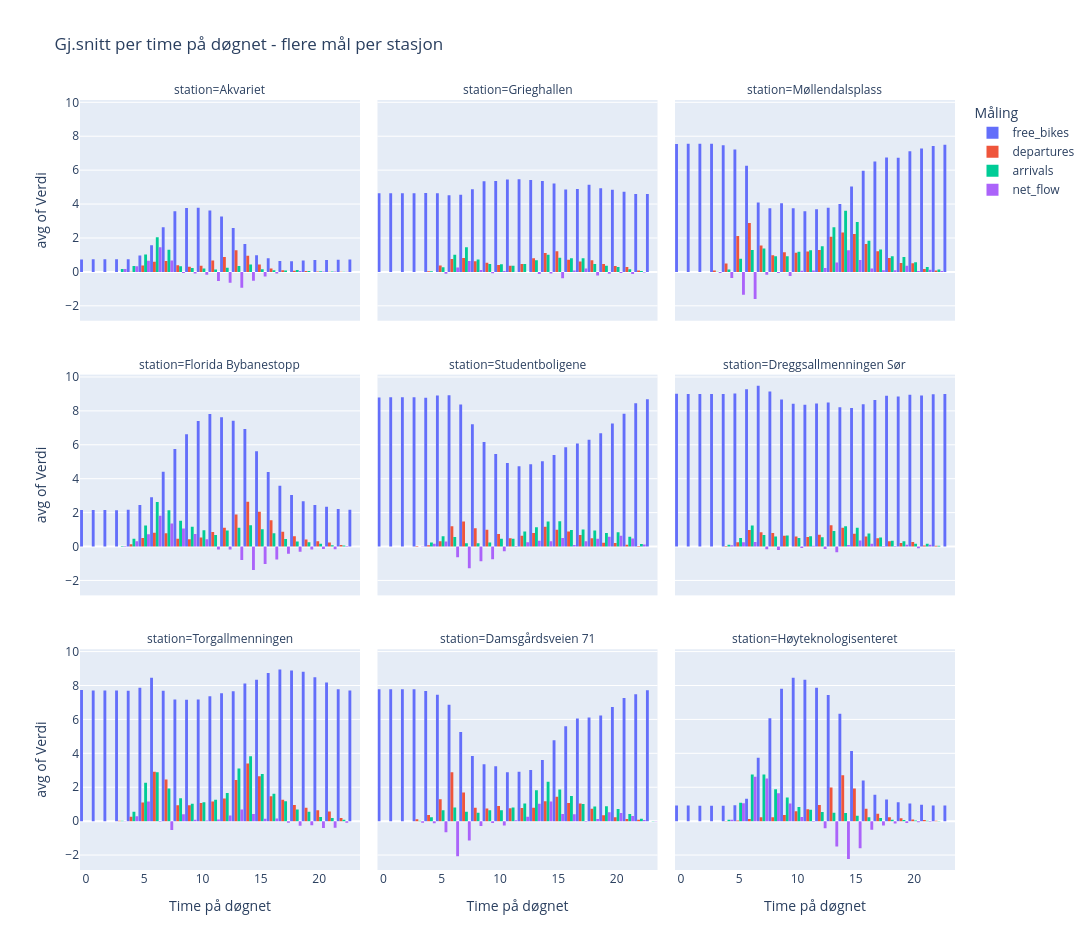

Write notebook code for a chart like this one.
### Code cell
metrics = ["free_bikes", "departures", "arrivals", "net_flow"]
use_metrics = [m for m in metrics if m in df_eda.columns]

plot_df = df_eda.melt(
    id_vars=["station", "hour_of_day"],
    value_vars=use_metrics,
    var_name="metric",
    value_name="value",
)

fig = px.histogram(
    plot_df,
    x="hour_of_day", y="value", histfunc="avg",
    color="metric",
    facet_col="station", facet_col_wrap=3,
    category_orders={"hour_of_day": list(range(24))},
    title="Gj.snitt per time på døgnet - flere mål per stasjon",
    labels={"hour_of_day":"Time på døgnet", "value":"Verdi", "metric":"Måling"},
)
fig.update_layout(barmode="group", bargap=0.02, showlegend=True, height=950, width=1200)
fig.update_traces(marker_line_width=0)
fig.show()

#fig.write_image(str(FIG / "Mean_per_time_ekstra.png"), scale=2, width=1100, height=600)

### Figure 1 — Plotly figure (JSON) as saved in the notebook; plotly's stock layout.template omitted (floating-point values rounded to 4 significant figures; data arrays with more than 128 entries replaced by an {"elided": "..."} marker saying what was removed)
{"data": [{"bingroup": "x", "histfunc": "avg", "hovertemplate": "Måling=free_bikes<br>station=Akvariet<br>Time på døgnet=%{x}<br>avg of Verdi=%{y}<extra></extra>", "legendgroup": "free_bikes", "marker": {"color": "#636efa", "line": {"width": 0}, "pattern": {"shape": ""}}, "name": "free_bikes", "orientation": "v", "showlegend": true, "type": "histogram", "x": {"elided": "4093 int values"}, "xaxis": "x7", "y": {"elided": "4093 float values"}, "yaxis": "y7"}, {"bingroup": "x", "histfunc": "avg", "hovertemplate": "Måling=free_bikes<br>station=Grieghallen<br>Time på døgnet=%{x}<br>avg of Verdi=%{y}<extra></extra>", "legendgroup": "free_bikes", "marker": {"color": "#636efa", "line": {"width": 0}, "pattern": {"shape": ""}}, "name": "free_bikes", "orientation": "v", "showlegend": false, "type": "histogram", "x": {"elided": "4092 int values"}, "xaxis": "x8", "y": {"elided": "4092 float values"}, "yaxis": "y8"}, {"bingroup": "x", "histfunc": "avg", "hovertemplate": "Måling=free_bikes<br>station=Møllendalsplass<br>Time på døgnet=%{x}<br>avg of Verdi=%{y}<extra></extra>", "legendgroup": "free_bikes", "marker": {"color": "#636efa", "line": {"width": 0}, "pattern": {"shape": ""}}, "name": "free_bikes", "orientation": "v", "showlegend": false, "type": "histogram", "x": {"elided": "4093 int values"}, "xaxis": "x9", "y": {"elided": "4093 float values"}, "yaxis": "y9"}, {"bingroup": "x", "histfunc": "avg", "hovertemplate": "Måling=free_bikes<br>station=Florida Bybanestopp<br>Time på døgnet=%{x}<br>avg of Verdi=%{y}<extra></extra>", "legendgroup": "free_bikes", "marker": {"color": "#636efa", "line": {"width": 0}, "pattern": {"shape": ""}}, "name": "free_bikes", "orientation": "v", "showlegend": false, "type": "histogram", "x": {"elided": "4093 int values"}, "xaxis": "x4", "y": {"elided": "4093 float values"}, "yaxis": "y4"}, {"bingroup": "x", "histfunc": "avg", "hovertemplate": "Måling=free_bikes<br>station=Studentboligene<br>Time på døgnet=%{x}<br>avg of Verdi=%{y}<extra></extra>", "legendgroup": "free_bikes", "marker": {"color": "#636efa", "line": {"width": 0}, "pattern": {"shape": ""}}, "name": "free_bikes", "orientation": "v", "showlegend": false, "type": "histogram", "x": {"elided": "4093 int values"}, "xaxis": "x5", "y": {"elided": "4093 float values"}, "yaxis": "y5"}, {"bingroup": "x", "histfunc": "avg", "hovertemplate": "Måling=free_bikes<br>station=Dreggsallmenningen Sør<br>Time på døgnet=%{x}<br>avg of Verdi=%{y}<extra></extra>", "legendgroup": "free_bikes", "marker": {"color": "#636efa", "line": {"width": 0}, "pattern": {"shape": ""}}, "name": "free_bikes", "orientation": "v", "showlegend": false, "type": "histogram", "x": {"elided": "4093 int values"}, "xaxis": "x6", "y": {"elided": "4093 float values"}, "yaxis": "y6"}, {"bingroup": "x", "histfunc": "avg", "hovertemplate": "Måling=free_bikes<br>station=Torgallmenningen<br>Time på døgnet=%{x}<br>avg of Verdi=%{y}<extra></extra>", "legendgroup": "free_bikes", "marker": {"color": "#636efa", "line": {"width": 0}, "pattern": {"shape": ""}}, "name": "free_bikes", "orientation": "v", "showlegend": false, "type": "histogram", "x": {"elided": "4093 int values"}, "xaxis": "x", "y": {"elided": "4093 float values"}, "yaxis": "y"}, {"bingroup": "x", "histfunc": "avg", "hovertemplate": "Måling=free_bikes<br>station=Damsgårdsveien 71<br>Time på døgnet=%{x}<br>avg of Verdi=%{y}<extra></extra>", "legendgroup": "free_bikes", "marker": {"color": "#636efa", "line": {"width": 0}, "pattern": {"shape": ""}}, "name": "free_bikes", "orientation": "v", "showlegend": false, "type": "histogram", "x": {"elided": "4093 int values"}, "xaxis": "x2", "y": {"elided": "4093 float values"}, "yaxis": "y2"}, {"bingroup": "x", "histfunc": "avg", "hovertemplate": "Måling=free_bikes<br>station=Høyteknologisenteret<br>Time på døgnet=%{x}<br>avg of Verdi=%{y}<extra></extra>", "legendgroup": "free_bikes", "marker": {"color": "#636efa", "line": {"width": 0}, "pattern": {"shape": ""}}, "name": "free_bikes", "orientation": "v", "showlegend": false, "type": "histogram", "x": {"elided": "4092 int values"}, "xaxis": "x3", "y": {"elided": "4092 float values"}, "yaxis": "y3"}, {"bingroup": "x", "histfunc": "avg", "hovertemplate": "Måling=departures<br>station=Akvariet<br>Time på døgnet=%{x}<br>avg of Verdi=%{y}<extra></extra>", "legendgroup": "departures", "marker": {"color": "#EF553B", "line": {"width": 0}, "pattern": {"shape": ""}}, "name": "departures", "orientation": "v", "showlegend": true, "type": "histogram", "x": {"elided": "4093 int values"}, "xaxis": "x7", "y": {"elided": "4093 float values"}, "yaxis": "y7"}, {"bingroup": "x", "histfunc": "avg", "hovertemplate": "Måling=departures<br>station=Grieghallen<br>Time på døgnet=%{x}<br>avg of Verdi=%{y}<extra></extra>", "legendgroup": "departures", "marker": {"color": "#EF553B", "line": {"width": 0}, "pattern": {"shape": ""}}, "name": "departures", "orientation": "v", "showlegend": false, "type": "histogram", "x": {"elided": "4092 int values"}, "xaxis": "x8", "y": {"elided": "4092 float values"}, "yaxis": "y8"}, {"bingroup": "x", "histfunc": "avg", "hovertemplate": "Måling=departures<br>station=Møllendalsplass<br>Time på døgnet=%{x}<br>avg of Verdi=%{y}<extra></extra>", "legendgroup": "departures", "marker": {"color": "#EF553B", "line": {"width": 0}, "pattern": {"shape": ""}}, "name": "departures", "orientation": "v", "showlegend": false, "type": "histogram", "x": {"elided": "4093 int values"}, "xaxis": "x9", "y": {"elided": "4093 float values"}, "yaxis": "y9"}, {"bingroup": "x", "histfunc": "avg", "hovertemplate": "Måling=departures<br>station=Florida Bybanestopp<br>Time på døgnet=%{x}<br>avg of Verdi=%{y}<extra></extra>", "legendgroup": "departures", "marker": {"color": "#EF553B", "line": {"width": 0}, "pattern": {"shape": ""}}, "name": "departures", "orientation": "v", "showlegend": false, "type": "histogram", "x": {"elided": "4093 int values"}, "xaxis": "x4", "y": {"elided": "4093 float values"}, "yaxis": "y4"}, {"bingroup": "x", "histfunc": "avg", "hovertemplate": "Måling=departures<br>station=Studentboligene<br>Time på døgnet=%{x}<br>avg of Verdi=%{y}<extra></extra>", "legendgroup": "departures", "marker": {"color": "#EF553B", "line": {"width": 0}, "pattern": {"shape": ""}}, "name": "departures", "orientation": "v", "showlegend": false, "type": "histogram", "x": {"elided": "4093 int values"}, "xaxis": "x5", "y": {"elided": "4093 float values"}, "yaxis": "y5"}, {"bingroup": "x", "histfunc": "avg", "hovertemplate": "Måling=departures<br>station=Dreggsallmenningen Sør<br>Time på døgnet=%{x}<br>avg of Verdi=%{y}<extra></extra>", "legendgroup": "departures", "marker": {"color": "#EF553B", "line": {"width": 0}, "pattern": {"shape": ""}}, "name": "departures", "orientation": "v", "showlegend": false, "type": "histogram", "x": {"elided": "4093 int values"}, "xaxis": "x6", "y": {"elided": "4093 float values"}, "yaxis": "y6"}, {"bingroup": "x", "histfunc": "avg", "hovertemplate": "Måling=departures<br>station=Torgallmenningen<br>Time på døgnet=%{x}<br>avg of Verdi=%{y}<extra></extra>", "legendgroup": "departures", "marker": {"color": "#EF553B", "line": {"width": 0}, "pattern": {"shape": ""}}, "name": "departures", "orientation": "v", "showlegend": false, "type": "histogram", "x": {"elided": "4093 int values"}, "xaxis": "x", "y": {"elided": "4093 float values"}, "yaxis": "y"}, {"bingroup": "x", "histfunc": "avg", "hovertemplate": "Måling=departures<br>station=Damsgårdsveien 71<br>Time på døgnet=%{x}<br>avg of Verdi=%{y}<extra></extra>", "legendgroup": "departures", "marker": {"color": "#EF553B", "line": {"width": 0}, "pattern": {"shape": ""}}, "name": "departures", "orientation": "v", "showlegend": false, "type": "histogram", "x": {"elided": "4093 int values"}, "xaxis": "x2", "y": {"elided": "4093 float values"}, "yaxis": "y2"}, {"bingroup": "x", "histfunc": "avg", "hovertemplate": "Måling=departures<br>station=Høyteknologisenteret<br>Time på døgnet=%{x}<br>avg of Verdi=%{y}<extra></extra>", "legendgroup": "departures", "marker": {"color": "#EF553B", "line": {"width": 0}, "pattern": {"shape": ""}}, "name": "departures", "orientation": "v", "showlegend": false, "type": "histogram", "x": {"elided": "4092 int values"}, "xaxis": "x3", "y": {"elided": "4092 float values"}, "yaxis": "y3"}, {"bingroup": "x", "histfunc": "avg", "hovertemplate": "Måling=arrivals<br>station=Akvariet<br>Time på døgnet=%{x}<br>avg of Verdi=%{y}<extra></extra>", "legendgroup": "arrivals", "marker": {"color": "#00cc96", "line": {"width": 0}, "pattern": {"shape": ""}}, "name": "arrivals", "orientation": "v", "showlegend": true, "type": "histogram", "x": {"elided": "4093 int values"}, "xaxis": "x7", "y": {"elided": "4093 float values"}, "yaxis": "y7"}, {"bingroup": "x", "histfunc": "avg", "hovertemplate": "Måling=arrivals<br>station=Grieghallen<br>Time på døgnet=%{x}<br>avg of Verdi=%{y}<extra></extra>", "legendgroup": "arrivals", "marker": {"color": "#00cc96", "line": {"width": 0}, "pattern": {"shape": ""}}, "name": "arrivals", "orientation": "v", "showlegend": false, "type": "histogram", "x": {"elided": "4092 int values"}, "xaxis": "x8", "y": {"elided": "4092 float values"}, "yaxis": "y8"}, {"bingroup": "x", "histfunc": "avg", "hovertemplate": "Måling=arrivals<br>station=Møllendalsplass<br>Time på døgnet=%{x}<br>avg of Verdi=%{y}<extra></extra>", "legendgroup": "arrivals", "marker": {"color": "#00cc96", "line": {"width": 0}, "pattern": {"shape": ""}}, "name": "arrivals", "orientation": "v", "showlegend": false, "type": "histogram", "x": {"elided": "4093 int values"}, "xaxis": "x9", "y": {"elided": "4093 float values"}, "yaxis": "y9"}, {"bingroup": "x", "histfunc": "avg", "hovertemplate": "Måling=arrivals<br>station=Florida Bybanestopp<br>Time på døgnet=%{x}<br>avg of Verdi=%{y}<extra></extra>", "legendgroup": "arrivals", "marker": {"color": "#00cc96", "line": {"width": 0}, "pattern": {"shape": ""}}, "name": "arrivals", "orientation": "v", "showlegend": false, "type": "histogram", "x": {"elided": "4093 int values"}, "xaxis": "x4", "y": {"elided": "4093 float values"}, "yaxis": "y4"}, {"bingroup": "x", "histfunc": "avg", "hovertemplate": "Måling=arrivals<br>station=Studentboligene<br>Time på døgnet=%{x}<br>avg of Verdi=%{y}<extra></extra>", "legendgroup": "arrivals", "marker": {"color": "#00cc96", "line": {"width": 0}, "pattern": {"shape": ""}}, "name": "arrivals", "orientation": "v", "showlegend": false, "type": "histogram", "x": {"elided": "4093 int values"}, "xaxis": "x5", "y": {"elided": "4093 float values"}, "yaxis": "y5"}, {"bingroup": "x", "histfunc": "avg", "hovertemplate": "Måling=arrivals<br>station=Dreggsallmenningen Sør<br>Time på døgnet=%{x}<br>avg of Verdi=%{y}<extra></extra>", "legendgroup": "arrivals", "marker": {"color": "#00cc96", "line": {"width": 0}, "pattern": {"shape": ""}}, "name": "arrivals", "orientation": "v", "showlegend": false, "type": "histogram", "x": {"elided": "4093 int values"}, "xaxis": "x6", "y": {"elided": "4093 float values"}, "yaxis": "y6"}, {"bingroup": "x", "histfunc": "avg", "hovertemplate": "Måling=arrivals<br>station=Torgallmenningen<br>Time på døgnet=%{x}<br>avg of Verdi=%{y}<extra></extra>", "legendgroup": "arrivals", "marker": {"color": "#00cc96", "line": {"width": 0}, "pattern": {"shape": ""}}, "name": "arrivals", "orientation": "v", "showlegend": false, "type": "histogram", "x": {"elided": "4093 int values"}, "xaxis": "x", "y": {"elided": "4093 float values"}, "yaxis": "y"}, {"bingroup": "x", "histfunc": "avg", "hovertemplate": "Måling=arrivals<br>station=Damsgårdsveien 71<br>Time på døgnet=%{x}<br>avg of Verdi=%{y}<extra></extra>", "legendgroup": "arrivals", "marker": {"color": "#00cc96", "line": {"width": 0}, "pattern": {"shape": ""}}, "name": "arrivals", "orientation": "v", "showlegend": false, "type": "histogram", "x": {"elided": "4093 int values"}, "xaxis": "x2", "y": {"elided": "4093 float values"}, "yaxis": "y2"}, {"bingroup": "x", "histfunc": "avg", "hovertemplate": "Måling=arrivals<br>station=Høyteknologisenteret<br>Time på døgnet=%{x}<br>avg of Verdi=%{y}<extra></extra>", "legendgroup": "arrivals", "marker": {"color": "#00cc96", "line": {"width": 0}, "pattern": {"shape": ""}}, "name": "arrivals", "orientation": "v", "showlegend": false, "type": "histogram", "x": {"elided": "4092 int values"}, "xaxis": "x3", "y": {"elided": "4092 float values"}, "yaxis": "y3"}, {"bingroup": "x", "histfunc": "avg", "hovertemplate": "Måling=net_flow<br>station=Akvariet<br>Time på døgnet=%{x}<br>avg of Verdi=%{y}<extra></extra>", "legendgroup": "net_flow", "marker": {"color": "#ab63fa", "line": {"width": 0}, "pattern": {"shape": ""}}, "name": "net_flow", "orientation": "v", "showlegend": true, "type": "histogram", "x": {"elided": "4093 int values"}, "xaxis": "x7", "y": {"elided": "4093 float values"}, "yaxis": "y7"}, {"bingroup": "x", "histfunc": "avg", "hovertemplate": "Måling=net_flow<br>station=Grieghallen<br>Time på døgnet=%{x}<br>avg of Verdi=%{y}<extra></extra>", "legendgroup": "net_flow", "marker": {"color": "#ab63fa", "line": {"width": 0}, "pattern": {"shape": ""}}, "name": "net_flow", "orientation": "v", "showlegend": false, "type": "histogram", "x": {"elided": "4092 int values"}, "xaxis": "x8", "y": {"elided": "4092 float values"}, "yaxis": "y8"}, {"bingroup": "x", "histfunc": "avg", "hovertemplate": "Måling=net_flow<br>station=Møllendalsplass<br>Time på døgnet=%{x}<br>avg of Verdi=%{y}<extra></extra>", "legendgroup": "net_flow", "marker": {"color": "#ab63fa", "line": {"width": 0}, "pattern": {"shape": ""}}, "name": "net_flow", "orientation": "v", "showlegend": false, "type": "histogram", "x": {"elided": "4093 int values"}, "xaxis": "x9", "y": {"elided": "4093 float values"}, "yaxis": "y9"}, {"bingroup": "x", "histfunc": "avg", "hovertemplate": "Måling=net_flow<br>station=Florida Bybanestopp<br>Time på døgnet=%{x}<br>avg of Verdi=%{y}<extra></extra>", "legendgroup": "net_flow", "marker": {"color": "#ab63fa", "line": {"width": 0}, "pattern": {"shape": ""}}, "name": "net_flow", "orientation": "v", "showlegend": false, "type": "histogram", "x": {"elided": "4093 int values"}, "xaxis": "x4", "y": {"elided": "4093 float values"}, "yaxis": "y4"}, {"bingroup": "x", "histfunc": "avg", "hovertemplate": "Måling=net_flow<br>station=Studentboligene<br>Time på døgnet=%{x}<br>avg of Verdi=%{y}<extra></extra>", "legendgroup": "net_flow", "marker": {"color": "#ab63fa", "line": {"width": 0}, "pattern": {"shape": ""}}, "name": "net_flow", "orientation": "v", "showlegend": false, "type": "histogram", "x": {"elided": "4093 int values"}, "xaxis": "x5", "y": {"elided": "4093 float values"}, "yaxis": "y5"}, {"bingroup": "x", "histfunc": "avg", "hovertemplate": "Måling=net_flow<br>station=Dreggsallmenningen Sør<br>Time på døgnet=%{x}<br>avg of Verdi=%{y}<extra></extra>", "legendgroup": "net_flow", "marker": {"color": "#ab63fa", "line": {"width": 0}, "pattern": {"shape": ""}}, "name": "net_flow", "orientation": "v", "showlegend": false, "type": "histogram", "x": {"elided": "4093 int values"}, "xaxis": "x6", "y": {"elided": "4093 float values"}, "yaxis": "y6"}, {"bingroup": "x", "histfunc": "avg", "hovertemplate": "Måling=net_flow<br>station=Torgallmenningen<br>Time på døgnet=%{x}<br>avg of Verdi=%{y}<extra></extra>", "legendgroup": "net_flow", "marker": {"color": "#ab63fa", "line": {"width": 0}, "pattern": {"shape": ""}}, "name": "net_flow", "orientation": "v", "showlegend": false, "type": "histogram", "x": {"elided": "4093 int values"}, "xaxis": "x", "y": {"elided": "4093 float values"}, "yaxis": "y"}, {"bingroup": "x", "histfunc": "avg", "hovertemplate": "Måling=net_flow<br>station=Damsgårdsveien 71<br>Time på døgnet=%{x}<br>avg of Verdi=%{y}<extra></extra>", "legendgroup": "net_flow", "marker": {"color": "#ab63fa", "line": {"width": 0}, "pattern": {"shape": ""}}, "name": "net_flow", "orientation": "v", "showlegend": false, "type": "histogram", "x": {"elided": "4093 int values"}, "xaxis": "x2", "y": {"elided": "4093 float values"}, "yaxis": "y2"}, {"bingroup": "x", "histfunc": "avg", "hovertemplate": "Måling=net_flow<br>station=Høyteknologisenteret<br>Time på døgnet=%{x}<br>avg of Verdi=%{y}<extra></extra>", "legendgroup": "net_flow", "marker": {"color": "#ab63fa", "line": {"width": 0}, "pattern": {"shape": ""}}, "name": "net_flow", "orientation": "v", "showlegend": false, "type": "histogram", "x": {"elided": "4092 int values"}, "xaxis": "x3", "y": {"elided": "4092 float values"}, "yaxis": "y3"}], "layout": {"annotations": [{"font": {}, "showarrow": false, "text": "station=Torgallmenningen", "x": 0.16, "xanchor": "center", "xref": "paper", "y": 0.2867, "yanchor": "bottom", "yref": "paper"}, {"font": {}, "showarrow": false, "text": "station=Damsgårdsveien 71", "x": 0.5, "xanchor": "center", "xref": "paper", "y": 0.2867, "yanchor": "bottom", "yref": "paper"}, {"font": {}, "showarrow": false, "text": "station=Høyteknologisenteret", "x": 0.84, "xanchor": "center", "xref": "paper", "y": 0.2867, "yanchor": "bottom", "yref": "paper"}, {"font": {}, "showarrow": false, "text": "station=Florida Bybanestopp", "x": 0.16, "xanchor": "center", "xref": "paper", "y": 0.6433, "yanchor": "bottom", "yref": "paper"}, {"font": {}, "showarrow": false, "text": "station=Studentboligene", "x": 0.5, "xanchor": "center", "xref": "paper", "y": 0.6433, "yanchor": "bottom", "yref": "paper"}, {"font": {}, "showarrow": false, "text": "station=Dreggsallmenningen Sør", "x": 0.84, "xanchor": "center", "xref": "paper", "y": 0.6433, "yanchor": "bottom", "yref": "paper"}, {"font": {}, "showarrow": false, "text": "station=Akvariet", "x": 0.16, "xanchor": "center", "xref": "paper", "y": 1.0, "yanchor": "bottom", "yref": "paper"}, {"font": {}, "showarrow": false, "text": "station=Grieghallen", "x": 0.5, "xanchor": "center", "xref": "paper", "y": 1.0, "yanchor": "bottom", "yref": "paper"}, {"font": {}, "showarrow": false, "text": "station=Møllendalsplass", "x": 0.84, "xanchor": "center", "xref": "paper", "y": 1.0, "yanchor": "bottom", "yref": "paper"}], "bargap": 0.02, "barmode": "group", "height": 950, "legend": {"title": {"text": "Måling"}, "tracegroupgap": 0}, "showlegend": true, "title": {"text": "Gj.snitt per time på døgnet - flere mål per stasjon"}, "width": 1200, "xaxis": {"anchor": "y", "categoryarray": [0, 1, 2, 3, 4, 5, 6, 7, 8, 9, 10, 11, 12, 13, 14, 15, 16, 17, 18, 19, 20, 21, 22, 23], "categoryorder": "array", "domain": [0, 0.32], "title": {"text": "Time på døgnet"}}, "xaxis2": {"anchor": "y2", "categoryarray": [0, 1, 2, 3, 4, 5, 6, 7, 8, 9, 10, 11, 12, 13, 14, 15, 16, 17, 18, 19, 20, 21, 22, 23], "categoryorder": "array", "domain": [0.34, 0.66], "matches": "x", "title": {"text": "Time på døgnet"}}, "xaxis3": {"anchor": "y3", "categoryarray": [0, 1, 2, 3, 4, 5, 6, 7, 8, 9, 10, 11, 12, 13, 14, 15, 16, 17, 18, 19, 20, 21, 22, 23], "categoryorder": "array", "domain": [0.68, 1.0], "matches": "x", "title": {"text": "Time på døgnet"}}, "xaxis4": {"anchor": "y4", "domain": [0, 0.32], "matches": "x", "showticklabels": false}, "xaxis5": {"anchor": "y5", "domain": [0.34, 0.66], "matches": "x", "showticklabels": false}, "xaxis6": {"anchor": "y6", "domain": [0.68, 1.0], "matches": "x", "showticklabels": false}, "xaxis7": {"anchor": "y7", "domain": [0, 0.32], "matches": "x", "showticklabels": false}, "xaxis8": {"anchor": "y8", "domain": [0.34, 0.66], "matches": "x", "showticklabels": false}, "xaxis9": {"anchor": "y9", "domain": [0.68, 1.0], "matches": "x", "showticklabels": false}, "yaxis": {"anchor": "x", "domain": [0, 0.2867], "title": {"text": "avg of Verdi"}}, "yaxis2": {"anchor": "x2", "domain": [0, 0.2867], "matches": "y", "showticklabels": false}, "yaxis3": {"anchor": "x3", "domain": [0, 0.2867], "matches": "y", "showticklabels": false}, "yaxis4": {"anchor": "x4", "domain": [0.3567, 0.6433], "matches": "y", "title": {"text": "avg of Verdi"}}, "yaxis5": {"anchor": "x5", "domain": [0.3567, 0.6433], "matches": "y", "showticklabels": false}, "yaxis6": {"anchor": "x6", "domain": [0.3567, 0.6433], "matches": "y", "showticklabels": false}, "yaxis7": {"anchor": "x7", "domain": [0.7133, 1.0], "matches": "y", "title": {"text": "avg of Verdi"}}, "yaxis8": {"anchor": "x8", "domain": [0.7133, 1.0], "matches": "y", "showticklabels": false}, "yaxis9": {"anchor": "x9", "domain": [0.7133, 1.0], "matches": "y", "showticklabels": false}}}
